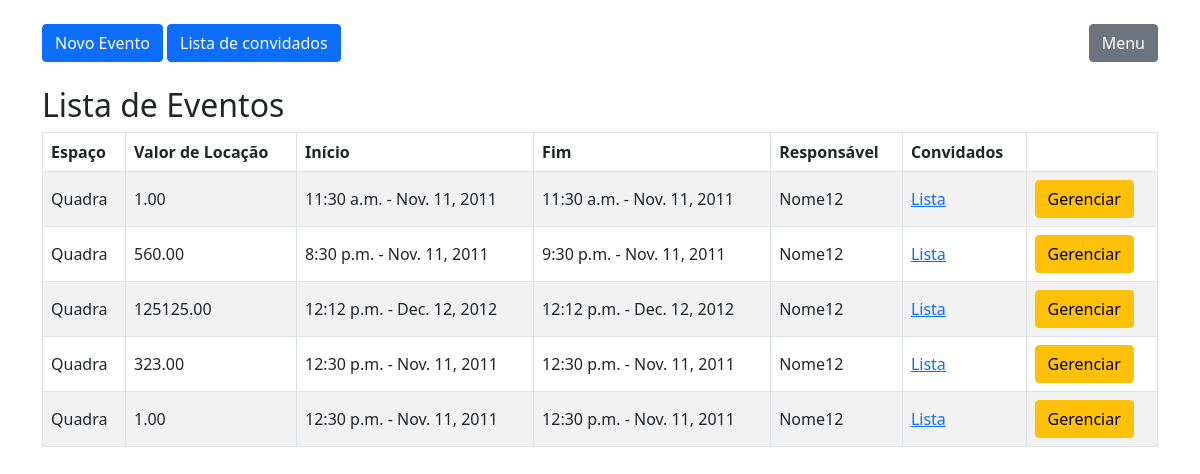
Before: /agenda/ with the older database file.
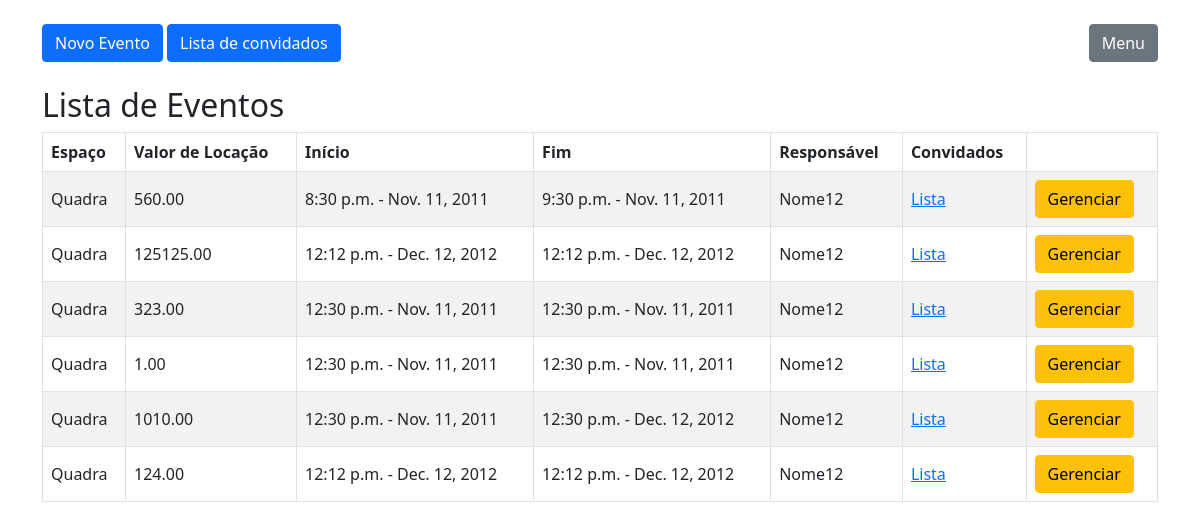
After: the same page with the newer database file.
### clube/models.py (models this page shows)
class Agenda(models.Model):
    espaco_locavel = models.ForeignKey(EspacoLocavel, on_delete=models.CASCADE)
    valor_locacao = models.DecimalField(max_digits=10, decimal_places=2)
    data_inicio = models.DateField()
    hora_inicio = models.TimeField()
    data_fim = models.DateField()
    hora_fim = models.TimeField()
    responsavel_locacao = models.ForeignKey(Associado, on_delete=models.CASCADE)
    convidados = models.ManyToManyField(Convidado, blank=True)

class EspacoLocavel(models.Model):
    nome = models.CharField(max_length=100)
    tamanho = models.IntegerField()
    capacidade_pessoas = models.IntegerField()
    data_construcao_aquisicao = models.DateField()
    locavel = models.BooleanField(default=True)
    def __str__(self):
        return self.nome

class Associado(models.Model):
    nome = models.CharField(max_length=100)
    endereco = models.CharField(max_length=200)
    bairro = models.CharField(max_length=50)
    cep = models.CharField(max_length=10)
    complemento = models.CharField(max_length=100, blank=True, null=True)
    cidade = models.CharField(max_length=100)
    uf = models.CharField(max_length=2, choices=uf)
    telefone = models.CharField(max_length=15)
    celular = models.CharField(max_length=15)
    email = models.EmailField()
    facebook = models.URLField(blank=True, null=True)
    instagram = models.URLField(blank=True, null=True)
    cpf = models.CharField(max_length=14)
    rg = models.CharField(max_length=20)
    data_nascimento = models.DateField()
    tipo_associacao = models.CharField(max_length=50, choices=associacao)
    def __str__(self):
        return self.nome

### clube/views.py (the view)
# urls.py: path('agenda/', AgendaListView.as_view(), name='agenda_list'),
class AgendaListView(ListView):
    model = Agenda
    template_name = 'agenda/agenda_list.html'

### clube/templates/agenda/agenda_list.html (shortened to what this page needs)
{% load crispy_forms_tags %}
<head>
    <link href="https://cdn.jsdelivr.net/npm/bootstrap@5.0.2/dist/css/bootstrap.min.css" rel="stylesheet">
</head>
<body>
    <br>
    <div class="container">
        <a class="btn btn-primary" href="{% url 'agenda_cadastrar' %}">Novo Evento</a>
        <a class="btn btn-primary" href="{% url 'convidado_list' %}">Lista de convidados</a>
        <a style="float: right;" class="btn btn-secondary" href="{% url 'index' %}">Menu</a>
        <br><br>
        <h2>Lista de Eventos</h2>
  <div class="table-responsive">
    <table class="table table-bordered table-striped">
      <thead>
        <tr>
          <th>Espaço</th>
          <th>Valor de Locação</th>
          <th>Início</th>
          <th>Fim</th>
          <th>Responsável</th>
          <th>Convidados</th>
          <th></th>
        </tr>
      </thead>
      <tbody>
        {% for agenda in object_list %}
          <tr style="vertical-align: middle;">
            <td>{{ agenda.espaco_locavel }}</td>
            <td>{{ agenda.valor_locacao }}</td>
            <td> {{ agenda.hora_inicio }} - {{ agenda.data_inicio }} </td>
            <td> {{ agenda.hora_fim }} - {{ agenda.data_fim }} </td>
            <td> {{ agenda.responsavel_locacao }} </td>
            <td><a href="{% url 'agenda_detail' pk=agenda.pk %}">Lista</a></td>
            <td>
              <a class="btn btn-warning" href="{% url 'agenda_edit' agenda.id %}">Gerenciar</a>
            </td>
          </tr>
        {% endfor %}
      </tbody>
    </table>
  </div>
</body>

Changed rows visible on the page:
removed Agenda: espaco_locavel "Quadra", valor_locacao "1.00", hora_inicio "11:30 a.m.", data_inicio "Nov. 11, 2011", hora_fim "11:30 a.m.", data_fim "Nov. 11, 2011", responsavel_locacao "Nome12"
added Agenda: espaco_locavel "Quadra", valor_locacao "1010.00", hora_inicio "12:30 p.m.", data_inicio "Nov. 11, 2011", hora_fim "12:30 p.m.", data_fim "Dec. 12, 2012", responsavel_locacao "Nome12"
added Agenda: espaco_locavel "Quadra", valor_locacao "124.00", hora_inicio "12:12 p.m.", data_inicio "Dec. 12, 2012", hora_fim "12:12 p.m.", data_fim "Dec. 12, 2012", responsavel_locacao "Nome12"
